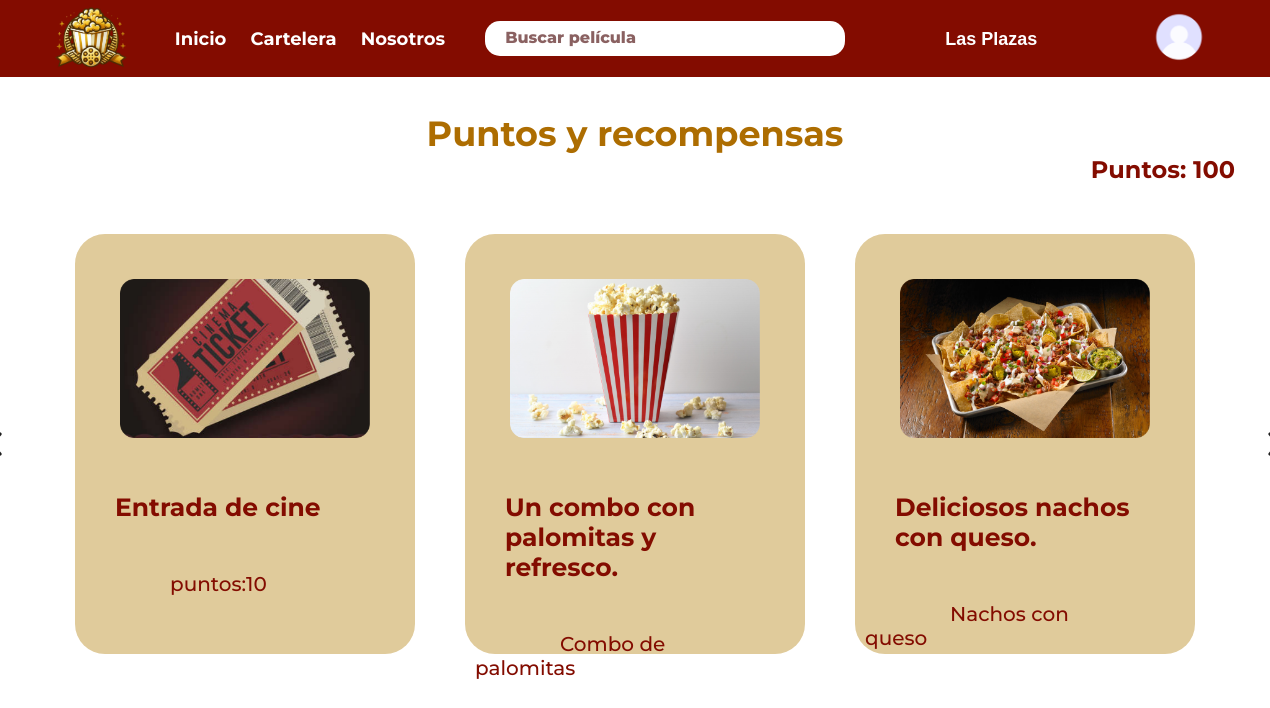
Page /php_html/recompensas.php (signed in) on the committed database.
### tables this page shows
CREATE TABLE `usuarios` (
  `id_usuario` int(11) NOT NULL,
  `usuario` varchar(50) NOT NULL,
  `contraseña` varchar(50) NOT NULL,
  `nombre` varchar(50) DEFAULT NULL,
  `apellidos` varchar(50) DEFAULT NULL,
  `imagen` varchar(255) DEFAULT NULL,
  `puntos` int(255) DEFAULT 0,
  `correo` varchar(255) DEFAULT NULL
);

CREATE TABLE `recompensas` (
  `id_recompensas` int(11) NOT NULL,
  `nombre` varchar(100) NOT NULL,
  `costo` int(11) NOT NULL,
  `descripcion` text DEFAULT NULL,
  `imagen` varchar(255) DEFAULT NULL
);

### php_funcion/cargar_puntos.php (called while the page is built, shortened)
<?php
require_once('../php_funcion/database.php');
if (isset($_SESSION['user_id'])) {
    $user_id = $_SESSION['user_id'];
    $sql = "SELECT puntos FROM usuarios WHERE id_usuario = ?";
    $stmt = $conn->prepare($sql);
    $stmt->bind_param("i", $user_id);
    $stmt->execute();
    $result = $stmt->get_result();
    if ($result->num_rows === 1) {
        $row = $result->fetch_assoc();
        $puntos = $row['puntos'];
    }
}
?>

### php_funcion/cargar_recompensas.php (the view, shortened to what this page needs)
<?php
require_once('database.php');
$sql = "SELECT nombre, imagen, costo, descripcion FROM recompensas";
$result = $conn->query($sql);
$recompensas_mostradas = [];
while ($row = $result->fetch_assoc()) {
    if (!in_array($row['nombre'], $recompensas_mostradas)) {
        echo '<div class="elemento">';
        echo '<img class="recompensa" src="' . htmlspecialchars($row['imagen']) . '" alt="' . htmlspecialchars($row['nombre']) . '">';
        echo '<p>' . htmlspecialchars($row['descripcion']) . '</p>';
        echo '<a>' . htmlspecialchars($row['nombre']) . '</a>';
        echo '</div>';
        $recompensas_mostradas[] = $row['nombre'];
    }
}
?>

### php_html/recompensas.php (shortened to what this page needs)
<!DOCTYPE html>
<html lang="en">
<head>
    <link href="https://cdnjs.cloudflare.com/ajax/libs/font-awesome/6.6.0/css/all.min.css" rel="stylesheet">
    <link rel="stylesheet" href="../CSS/style.css">
    <link rel="stylesheet" href="../CSS/style_recompensas.css">
</head>
<body>
    <?php
        include('header.php');
        include('../php_funcion/cargar_puntos.php');
    ?>
    <div class="container-rewards">
        <main>
            <section>
                <h1>Puntos y recompensas</h1>
                <h2>Puntos: <?= htmlspecialchars($puntos) ?></h2>
                <div class="carrusel">
                    <div class="flechas">
                        <img src="../image/recompensas/Chevron left.png" alt="flecha izquierda">
                    </div>
                    <div class="tarjetas-container">
                        <?php include('../php_funcion/cargar_recompensas.php'); ?>
                    </div>
                    <div class="flechas">
                        <img src="../image/recompensas/Chevron right.png" alt="flecha derecha">
                    </div>
                </div>
            </section>
        </main>
    </div>
</body>
</html>

### CSS/style.css (style rules this page uses)
* { margin: 0; box-sizing: border-box; }
body { background-color: #ffffff; font-family: "Montserrat", sans-serif; background-color: #ffffff; font-family: "Montserrat", sans-serif; min-height: 100vh; overflow-y: auto; }

### CSS/style_recompensas.css (style rules this page uses)
.container-rewards { display: flex; flex-direction: column; align-items: center; gap: 20px; }
h1 { display: flex; font-size: 35px; justify-content: center; margin-top: 35px; color: #AD6D01; }
h2 { display: flex; flex-direction: column; text-align: right; gap: 20px; color: #830C00; }
.carrusel { display: flex; align-items: center; justify-content: center; margin-top: 50px; gap: 40px; overflow: visible; position: relative; width: 100%; max-width: 1200px; }
.tarjetas-container { display: flex; justify-content: center; gap: 50px; flex-wrap: nowrap; }
.elemento { flex: none; background-color: #E0CB9B; width: 340px; height: 420px; border-radius: 30px; padding: 10px; box-sizing: border-box; margin: 0; }
.carrusel .flechas { margin: 20px; display: flex; }
.flechas img { justify-content: center; width: 40px; height: auto; }
.recompensa { margin: 35px; width: 250px; height: auto; margin-bottom: 20px; }
.elemento p { padding: 30px; margin-bottom: 20px; font-weight: 700; font-size: 25px; color: #830c00; }
.elemento a { margin: 85px; font-weight: 500; font-size: 20px; color: #830c00; }

### rows in the picture
usuarios: puntos "100"
recompensas: imagen (picture), descripcion "Entrada de cine", nombre "puntos:10"
recompensas: imagen (picture), descripcion "Un combo con palomitas y refresco.", nombre "Combo de palomitas"
recompensas: imagen (picture), descripcion "Deliciosos nachos con queso.", nombre "Nachos con queso"
